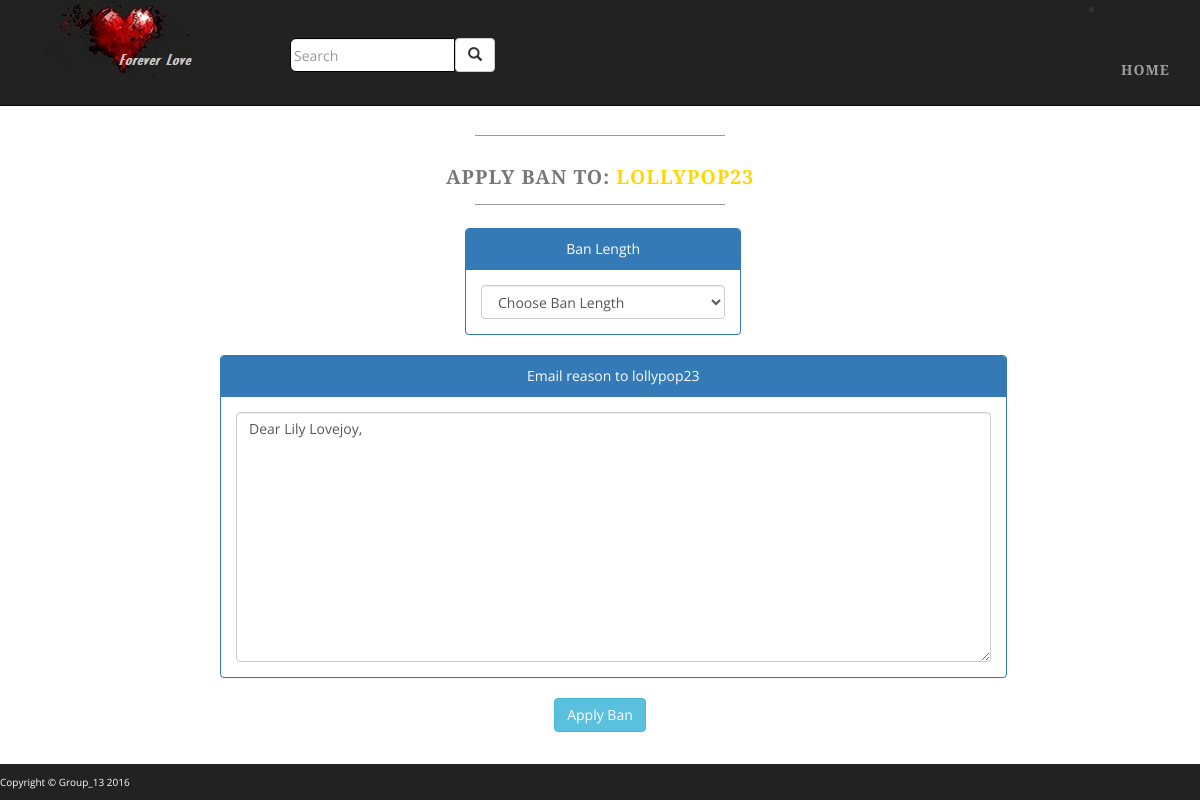
/secret_location/banUserPage.php?uid=1, run on the app's committed database.
### tables this page shows
CREATE TABLE IF NOT EXISTS `registration_details` (
  `user_id` int(11) NOT NULL AUTO_INCREMENT,
  `username` varchar(32) NOT NULL,
  `first_name` varchar(32) NOT NULL,
  `last_name` varchar(32) NOT NULL,
  `password` varchar(256) NOT NULL,
  `email` varchar(128) NOT NULL,
  PRIMARY KEY (`user_id`),
  UNIQUE KEY `Username` (`username`,`email`)
);

### classes/DB.php (called while the page is built, shortened)
<?php
class DB{
    private static $instance = null;
    private $pdo, $query, $error = false, $results, $count = 0;
    private function __construct(){
        try{
            $this->pdo = new PDO(
                'mysql:host='.Config::get('mysql/host').';dbname='.Config::get('mysql/db'),
                Config::get('mysql/username'),
                Config::get('mysql/password')
            );
        }catch (PDOException $e){
            die($e->getMessage());
        }
    }
    public static function getInstance(){
        if(!isset(self::$instance)){
            self::$instance = new DB();
        }
        return self::$instance;
    }
    public function query($sql, $params = []){
        if($this->query = $this->pdo->prepare($sql)){
            if($this->query->execute()){
                $this->results = $this->query->fetchAll(PDO::FETCH_OBJ);
            }
            else{
                $this->error = true;
            }
        }
        return $this;
    }
    public function results(){
        return $this->results;
    }
}

### classes/Config.php (called while the page is built)
<?php
class Config{
    public static function get($path = null){
        if($path){
            $config = $GLOBALS['config'];
            $path = explode('/', $path);
            foreach($path as $bit){
                if(isset($config[$bit]))
                    $config = $config[$bit];
            }
            return $config;
        }
        return false;
    }
}

### classes/SearchServiceMgr.php (called while the page is built, shortened)
<?php
class SearchServiceMgr{
    public static function getChoices($table){
        $results = DB::getInstance()->query("SELECT id, choice FROM $table")->results();
        $array = [];
        foreach($results as $result){
            $array[$result->id] = $result->choice;
        }
        return $array;
    }
}

### secret_location/banUserPage.php (the view, shortened to what this page needs)
<!DOCTYPE html>
<html xmlns="http://www.w3.org/1999/html">
<head>
    <?php
    $uid = $_GET['uid'];
    $results = DB::getInstance()->query("SELECT username,first_name,last_name,email FROM registration_details WHERE user_id = '$uid'")->results()[0];
    $ban_lengths = SearchServiceMgr::getChoices('ban_length');
    ?>
    <link href="../css/bootstrap.min.css" rel="stylesheet">
    <link href="../css/custom-admin.css" rel="stylesheet">
</head>
<body class="full">
<div class="container">
    <div class="row">
        <div class="box">
            <div class="col-lg-12">
                <br><br>
                <hr class="tagline-divider">
                <h2 class="text-center">
                    <small>
                        <strong>Apply Ban to: <a href="../profilePage.php?uid=<?php echo $uid;?>" style="color: gold"><?php echo $results->username;?></a></strong>
                    </small>
                </h2>
                <hr class="tagline-divider"><br>
                <div class="row">
                    <form class="col-xs-12" method="post" role="form">
                        <div class="row">
                            <div class="col-md-offset-2 col-xs-offset-1">
                                <div class="row">
                                    <div class="col-md-offset-3 col-xs-offset-3">
                                        <div class="col-md-5 col-xs-6">
                                            <div class="panel panel-primary">
                                                <div class="panel-heading">
                                                    Ban Length
                                                </div>
                                                <div class="panel-body">
                                                    <select class="form-control" name="ban_length">
                                                        <option disabled selected>Choose Ban Length</option>
                                                    </select>
                                                </div>
                                            </div>
                                        </div>
                                    </div>
                                </div>
                                <div class="row">
                                    <div class="col-xs-10">
                                        <div class="panel panel-primary">
                                            <div class="panel-heading text-center">
                                                Email reason to <?php echo $results->username;?>
                                            </div>
                                            <div class="panel-body">
                                                <div  style="height: 250px;overflow: auto;">
                                                    <textarea class="form-control" id="message" name="message" style="height: 250px;overflow: auto;">Dear <?php echo $results->first_name.' '.$results->last_name.',';?></textarea>
                                                </div>
                                            </div>
                                        </div>
                                    </div>
                                </div>
                                </div>
                            <div class="text-center">
                                <input class="btn btn-info center-inline" id="apply_ban" name="apply_ban" type="submit" value="Apply Ban">
                            </div>
                        </div>
                    </form>
                </div>
            </div>
        </div>
    </div>
</div>
</body>
</html>

### css/custom-admin.css (style rules this page uses)
body { margin-top: 50px; }
.full { background: url('http://www.oakdenehouse.org.au/wp-content/uploads/2012/04/Background_Image1.png/') no-repeat center center fixed; -webkit-background-size: cover; -moz-background-size: cover; background-size: cover; -o-background-size: cover; }
form { width: 50%; display: inline-block; text-align: center; }
.navbar-nav { margin-top: 30px; }
body { font-family: "Open Sans","Helvetica Neue",Helvetica,Arial,sans-serif; }
h1, h2, h3, h4, h5, h6 { text-transform: uppercase; font-family: "Josefin Slab","Helvetica Neue",Helvetica,Arial,sans-serif; font-weight: 700; letter-spacing: 1px; }
.nav-text ul { text-transform: uppercase; font-family: "Josefin Slab","Helvetica Neue",Helvetica,Arial,sans-serif; font-weight: 700; letter-spacing: 1px; }
p { font-size: 1.25em; line-height: 1.6; color: #000; }
hr { max-width: 400px; border-color: #999999; }
.tagline-divider { margin: 15px auto 3px; max-width: 250px; border-color: #999999; }
.box { margin-bottom: 20px; padding: 30px 15px; background: #fff; background: rgba(255,255,255,0.9); }
footer p { margin: 0; padding: 10px 0; text-align: left; background: #222222; color: white; font-size: x-small; }
#input_search { border: solid 1px #000; border-top-left-radius: 6px; border-bottom-left-radius: 6px; padding: 3px; }
.searchbar-area { margin-top: 30px; margin-left: 50px; line-height: 0px; }
@media screen and (min-width:1200px) { .box:after { content: ''; display: table; clear: both; } }

### data on the page
registration_details: username "LOLLYPOP23", username "lollypop23", message "Dear Lily Lovejoy,"
